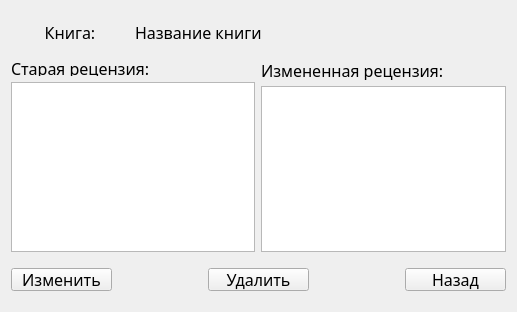
<?xml version="1.0" encoding="UTF-8"?>
<ui version="4.0">
 <class>Edit_Review</class>
 <widget class="QWidget" name="Edit_Review">
  <property name="geometry">
   <rect>
    <x>0</x>
    <y>0</y>
    <width>517</width>
    <height>312</height>
   </rect>
  </property>
  <property name="minimumSize">
   <size>
    <width>517</width>
    <height>312</height>
   </size>
  </property>
  <property name="windowTitle">
   <string>Form</string>
  </property>
  <layout class="QGridLayout" name="gridLayout">
   <item row="0" column="0">
    <layout class="QVBoxLayout" name="verticalLayout_3">
     <item>
      <spacer name="verticalSpacer_4">
       <property name="orientation">
        <enum>Qt::Vertical</enum>
       </property>
       <property name="sizeHint" stdset="0">
        <size>
         <width>20</width>
         <height>40</height>
        </size>
       </property>
      </spacer>
     </item>
     <item>
      <layout class="QHBoxLayout" name="horizontalLayout">
       <item>
        <widget class="QLabel" name="label">
         <property name="font">
          <font>
           <family>Segoe Script</family>
           <pointsize>12</pointsize>
          </font>
         </property>
         <property name="text">
          <string>Книга:</string>
         </property>
         <property name="alignment">
          <set>Qt::AlignCenter</set>
         </property>
        </widget>
       </item>
       <item>
        <widget class="QLabel" name="book_name">
         <property name="minimumSize">
          <size>
           <width>371</width>
           <height>20</height>
          </size>
         </property>
         <property name="font">
          <font>
           <family>Segoe Script</family>
           <pointsize>12</pointsize>
          </font>
         </property>
         <property name="text">
          <string>Название книги</string>
         </property>
        </widget>
       </item>
      </layout>
     </item>
     <item>
      <spacer name="verticalSpacer_3">
       <property name="orientation">
        <enum>Qt::Vertical</enum>
       </property>
       <property name="sizeHint" stdset="0">
        <size>
         <width>20</width>
         <height>40</height>
        </size>
       </property>
      </spacer>
     </item>
     <item>
      <layout class="QHBoxLayout" name="horizontalLayout_2">
       <item>
        <layout class="QVBoxLayout" name="verticalLayout">
         <item>
          <widget class="QLabel" name="label_2">
           <property name="minimumSize">
            <size>
             <width>211</width>
             <height>16</height>
            </size>
           </property>
           <property name="font">
            <font>
             <family>Segoe Script</family>
             <pointsize>12</pointsize>
            </font>
           </property>
           <property name="text">
            <string>Старая рецензия:</string>
           </property>
          </widget>
         </item>
         <item>
          <widget class="QTextBrowser" name="OldReview">
           <property name="minimumSize">
            <size>
             <width>211</width>
             <height>141</height>
            </size>
           </property>
          </widget>
         </item>
        </layout>
       </item>
       <item>
        <layout class="QVBoxLayout" name="verticalLayout_2">
         <item>
          <widget class="QLabel" name="label_3">
           <property name="minimumSize">
            <size>
             <width>211</width>
             <height>20</height>
            </size>
           </property>
           <property name="font">
            <font>
             <family>Segoe Script</family>
             <pointsize>12</pointsize>
            </font>
           </property>
           <property name="text">
            <string>Измененная рецензия:</string>
           </property>
          </widget>
         </item>
         <item>
          <widget class="QTextEdit" name="NewReview">
           <property name="minimumSize">
            <size>
             <width>211</width>
             <height>141</height>
            </size>
           </property>
          </widget>
         </item>
        </layout>
       </item>
      </layout>
     </item>
     <item>
      <spacer name="verticalSpacer">
       <property name="orientation">
        <enum>Qt::Vertical</enum>
       </property>
       <property name="sizeHint" stdset="0">
        <size>
         <width>20</width>
         <height>40</height>
        </size>
       </property>
      </spacer>
     </item>
     <item>
      <layout class="QHBoxLayout" name="horizontalLayout_3">
       <item>
        <widget class="QPushButton" name="chenge">
         <property name="minimumSize">
          <size>
           <width>101</width>
           <height>23</height>
          </size>
         </property>
         <property name="maximumSize">
          <size>
           <width>101</width>
           <height>23</height>
          </size>
         </property>
         <property name="font">
          <font>
           <family>Segoe Script</family>
           <pointsize>12</pointsize>
          </font>
         </property>
         <property name="text">
          <string>Изменить</string>
         </property>
        </widget>
       </item>
       <item>
        <spacer name="horizontalSpacer">
         <property name="orientation">
          <enum>Qt::Horizontal</enum>
         </property>
         <property name="sizeHint" stdset="0">
          <size>
           <width>40</width>
           <height>20</height>
          </size>
         </property>
        </spacer>
       </item>
       <item>
        <widget class="QPushButton" name="del">
         <property name="minimumSize">
          <size>
           <width>101</width>
           <height>23</height>
          </size>
         </property>
         <property name="maximumSize">
          <size>
           <width>101</width>
           <height>23</height>
          </size>
         </property>
         <property name="font">
          <font>
           <family>Segoe Script</family>
           <pointsize>12</pointsize>
          </font>
         </property>
         <property name="text">
          <string>Удалить</string>
         </property>
        </widget>
       </item>
       <item>
        <spacer name="horizontalSpacer_2">
         <property name="orientation">
          <enum>Qt::Horizontal</enum>
         </property>
         <property name="sizeHint" stdset="0">
          <size>
           <width>40</width>
           <height>20</height>
          </size>
         </property>
        </spacer>
       </item>
       <item>
        <widget class="QPushButton" name="back">
         <property name="minimumSize">
          <size>
           <width>101</width>
           <height>23</height>
          </size>
         </property>
         <property name="maximumSize">
          <size>
           <width>101</width>
           <height>23</height>
          </size>
         </property>
         <property name="font">
          <font>
           <family>Segoe Script</family>
           <pointsize>12</pointsize>
          </font>
         </property>
         <property name="text">
          <string>Назад</string>
         </property>
        </widget>
       </item>
      </layout>
     </item>
     <item>
      <spacer name="verticalSpacer_2">
       <property name="orientation">
        <enum>Qt::Vertical</enum>
       </property>
       <property name="sizeHint" stdset="0">
        <size>
         <width>20</width>
         <height>40</height>
        </size>
       </property>
      </spacer>
     </item>
    </layout>
   </item>
  </layout>
 </widget>
 <resources/>
 <connections/>
</ui>
